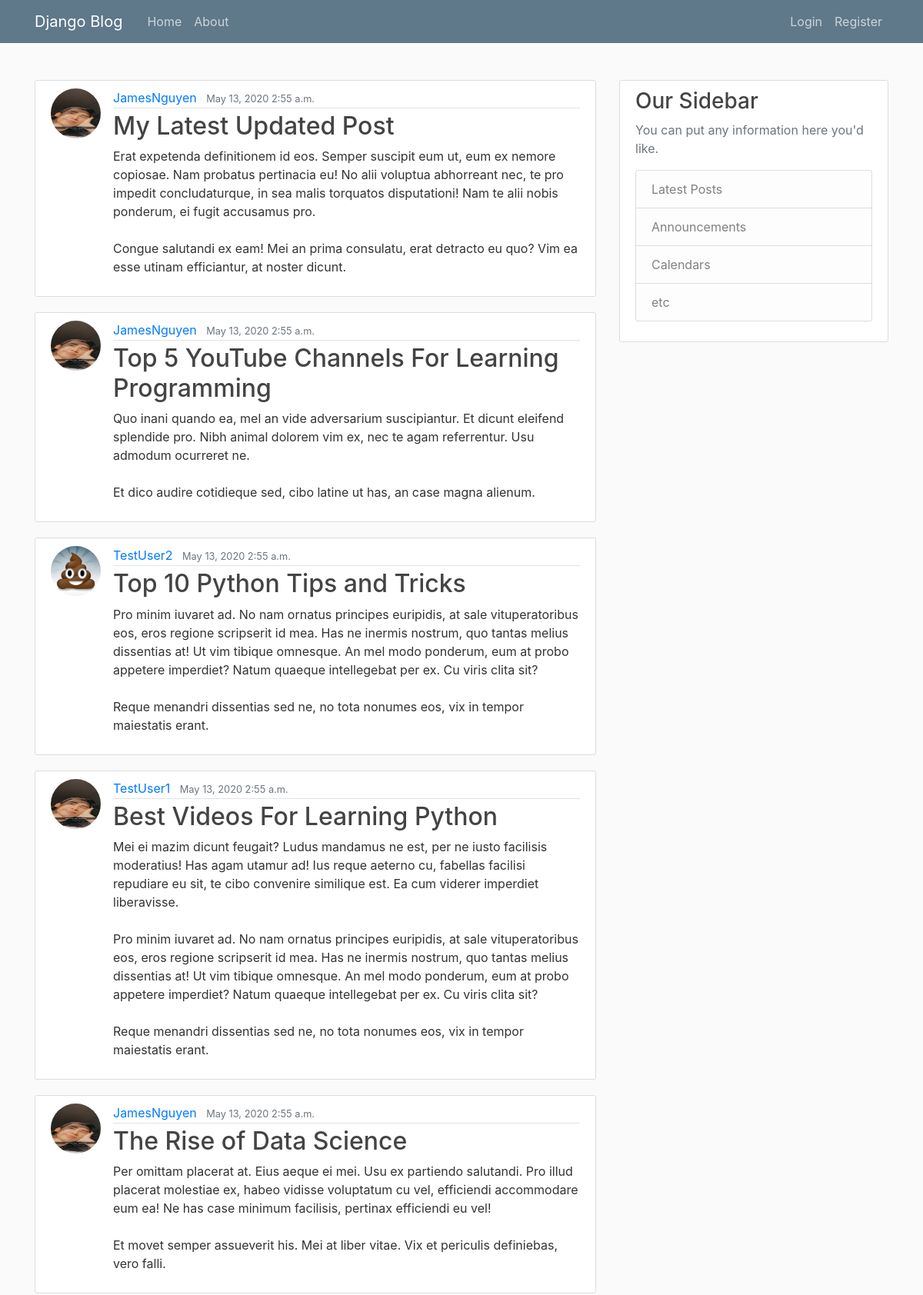
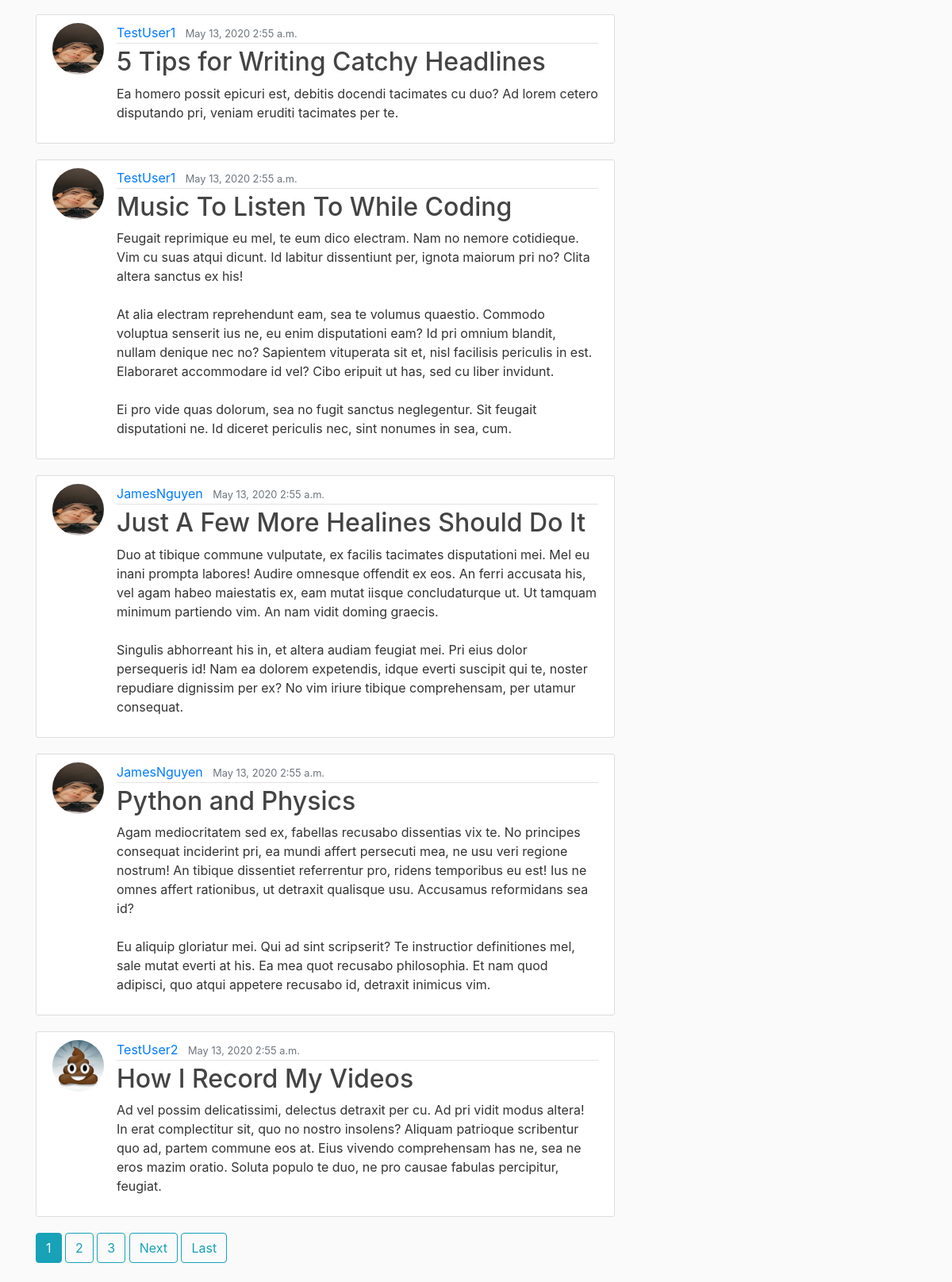
The page / on the database its author committed (2 pictures, top to bottom).
### blog/models.py (models this page shows, shortened)
class Post(models.Model):
	title = models.CharField(max_length=100)
	content = models.TextField()
	date_posted = models.DateTimeField(default=timezone.now)
	author = models.ForeignKey(User, on_delete=models.CASCADE)

### users/models.py (models this page shows, shortened)
class Profile(models.Model):
	user = models.OneToOneField(User, on_delete=models.CASCADE)
	image = models.ImageField(default='default.jpg', upload_to='profile_pics')

### blog/views.py (the view)
# urls.py: path('', PostListView.as_view(), name='blog-home'),
class PostListView(ListView):
	model = Post
	template_name = 'blog/home.html' # <app>/<model>_<viewtype>.html
	context_object_name = 'posts'
	ordering = ['-date_posted']
	paginate_by = 10

### blog/templates/blog/home.html (shortened to what this page needs)
{% extends "blog/base.html" %}
{% block content %}
    {% for post in posts %}
<article class="media content-section">
    <img class="rounded-circle article-img" src="{{ post.author.profile.image.url }}">
    <div class="media-body">
        <div class="article-metadata">
            <a class="mr-2" href="{% url 'user-posts' post.author.username %}">{{ post.author }}</a>
            <small class="text-muted">{{ post.date_posted|date:"F d, Y P"}}</small>
        </div>
        <h2><a class="article-title" href="{% url 'post-detail' post.id %}">{{ post.title }}</a></h2>
        <p class="article-content">{{ post.content }}</p>
    </div>
</article>
    {% endfor %}
 {% if is_paginated %}
      {% for num in page_obj.paginator.page_range %}
        {% if page_obj.number == num %}
            <a class="btn btn-info mb-4" href="?page={{ num }}">{{ num }}</a>
        {% elif num > page_obj.number|add:'-3' and num < page_obj.number|add:'3' %}
            <a class="btn btn-outline-info mb-4" href="?page={{ num }}">{{ num }}</a>
        {% endif %}
      {% endfor %}
      {% if page_obj.has_next %}
        <a class="btn btn-outline-info mb-4" href="?page={{ page_obj.next_page_number }}">Next</a>
        <a class="btn btn-outline-info mb-4" href="?page={{ page_obj.paginator.num_pages }}">Last</a>
      {% endif %}
    {% endif %}
{% endblock content %}

### blog/templates/blog/base.html (shortened to what this page needs)
﻿{% load static %}
<!DOCTYPE html>
<html>
<head>
    <link rel="stylesheet" href="https://maxcdn.bootstrapcdn.com/bootstrap/4.0.0/css/bootstrap.min.css">
    <link rel="stylesheet" type="text/css" href="{% static 'blog/main.css' %}">
</head>
<body>
    <header class="site-header">
        <nav class="navbar navbar-expand-md navbar-dark bg-steel fixed-top">
            <div class="container">
                <a class="navbar-brand mr-4" href="{% url 'blog-home' %}">Django Blog</a>
                <div class="collapse navbar-collapse" id="navbarToggle">
                    <div class="navbar-nav mr-auto">
                        <a class="nav-item nav-link" href="{% url 'blog-home' %}">Home</a>
                        <a class="nav-item nav-link" href="{% url 'blog-about' %}">About</a>
                    </div>
                    <div class="navbar-nav">
                        {% if user.is_authenticated %}
                        <a class="nav-item nav-link" href="{% url 'post-create' %}">New Post</a>
                        <a class="nav-item nav-link" href="{% url 'profile' %}">Profile</a>
                        <a class="nav-item nav-link" href="{% url 'logout' %}">Logout</a>
                        {% else %}
                        <a class="nav-item nav-link" href="{% url 'login' %}">Login</a>
                        <a class="nav-item nav-link" href="{% url 'register' %}">Register</a>
                        {% endif %}
                    </div>
                </div>
            </div>
        </nav>
    </header>
    <main role="main" class="container">
        <div class="row">
            <div class="col-md-8">
                {% block content %}{% endblock %}
            </div>
            <div class="col-md-4">
                <div class="content-section">
                    <h3>Our Sidebar</h3>
                    <p class='text-muted'>
                        You can put any information here you'd like.
                        <ul class="list-group">
                            <li class="list-group-item list-group-item-light">Latest Posts</li>
                            <li class="list-group-item list-group-item-light">Announcements</li>
                            <li class="list-group-item list-group-item-light">Calendars</li>
                            <li class="list-group-item list-group-item-light">etc</li>
                        </ul>
                    </p>
                </div>
            </div>
        </div>
    </main>
</body>
</html>

### blog/static/blog/main.css (style rules this page uses)
body { background: #fafafa; color: #333333; margin-top: 5rem; }
h1, h2, h3, h4, h5, h6 { color: #444444; }
ul { margin: 0; }
.bg-steel { background-color: #5f788a; }
.site-header .navbar-nav .nav-link { color: #cbd5db; }
.content-section { background: #ffffff; padding: 10px 20px; border: 1px solid #dddddd; border-radius: 3px; margin-bottom: 20px; }
.article-title { color: #444444; }
.article-content { white-space: pre-line; }
.article-img { height: 65px; width: 65px; margin-right: 16px; }
.article-metadata { padding-bottom: 1px; margin-bottom: 4px; border-bottom: 1px solid #e3e3e3 }

### rows shown on the page
Post: author.profile.image (picture), author "JamesNguyen", date_posted "May 13, 2020 2:55 a.m.", title "My Latest Updated Post", content "Erat expetenda definitionem id eos. Semper suscipit eum ut, eum ex nemore copiosae. Nam probatus pertinacia eu! No alii voluptua abhorreant nec, te pro impedit concludaturque, in sea malis torquatos disputationi! Nam te alii nobis ponderum, ei fugit accusamus pro. Congue salutandi ex eam! Mei an prima consulatu, erat detracto eu quo? Vim ea esse utinam efficiantur, at noster dicunt."
Post: author.profile.image (picture), author "JamesNguyen", date_posted "May 13, 2020 2:55 a.m.", title "Top 5 YouTube Channels For Learning Programming", content "Quo inani quando ea, mel an vide adversarium suscipiantur. Et dicunt eleifend splendide pro. Nibh animal dolorem vim ex, nec te agam referrentur. Usu admodum ocurreret ne. Et dico audire cotidieque sed, cibo latine ut has, an case magna alienum."
Post: author.profile.image (placeholder picture), author "TestUser2", date_posted "May 13, 2020 2:55 a.m.", title "Top 10 Python Tips and Tricks", content "Pro minim iuvaret ad. No nam ornatus principes euripidis, at sale vituperatoribus eos, eros regione scripserit id mea. Has ne inermis nostrum, quo tantas melius dissentias at! Ut vim tibique omnesque. An mel modo ponderum, eum at probo appetere imperdiet? Natum quaeque intellegebat per ex. Cu viris clita sit? Reque menandri dissentias sed ne, no tota nonumes eos, vix in tempor maiestatis erant."
Post: author.profile.image (picture), author "TestUser1", date_posted "May 13, 2020 2:55 a.m.", title "Best Videos For Learning Python", content "Mei ei mazim dicunt feugait? Ludus mandamus ne est, per ne iusto facilisis moderatius! Has agam utamur ad! Ius reque aeterno cu, fabellas facilisi repudiare eu sit, te cibo convenire similique est. Ea cum viderer imperdiet liberavisse. Pro minim iuvaret ad. No nam ornatus principes euripidis, at sale vituperatoribus eos, eros regione scripserit id mea. Has ne inermis nostrum, quo tantas melius dissentias at! Ut vim tibique omnesque. An mel modo ponderum, eum at probo appetere imperdiet? Natum quaeque intellegebat per ex. Cu viris clita sit? Reque menandri dissentias sed ne, no tota nonumes eos, vix in tempor maiestatis erant."
Post: author.profile.image (picture), author "JamesNguyen", date_posted "May 13, 2020 2:55 a.m.", title "The Rise of Data Science", content "Per omittam placerat at. Eius aeque ei mei. Usu ex partiendo salutandi. Pro illud placerat molestiae ex, habeo vidisse voluptatum cu vel, efficiendi accommodare eum ea! Ne has case minimum facilisis, pertinax efficiendi eu vel! Et movet semper assueverit his. Mei at liber vitae. Vix et periculis definiebas, vero falli."
Post: author.profile.image (picture), author "TestUser1", date_posted "May 13, 2020 2:55 a.m.", title "5 Tips for Writing Catchy Headlines", content "Ea homero possit epicuri est, debitis docendi tacimates cu duo? Ad lorem cetero disputando pri, veniam eruditi tacimates per te."
Post: author.profile.image (picture), author "TestUser1", date_posted "May 13, 2020 2:55 a.m.", title "Music To Listen To While Coding", content "Feugait reprimique eu mel, te eum dico electram. Nam no nemore cotidieque. Vim cu suas atqui dicunt. Id labitur dissentiunt per, ignota maiorum pri no? Clita altera sanctus ex his! At alia electram reprehendunt eam, sea te volumus quaestio. Commodo voluptua senserit ius ne, eu enim disputationi eam? Id pri omnium blandit, nullam denique nec no? Sapientem vituperata sit et, nisl facilisis periculis in est. Elaboraret accommodare id vel? Cibo eripuit ut has, sed cu liber invidunt. Ei pro vide quas dolorum, sea no fugit sanctus neglegentur. Sit feugait disputationi ne. Id diceret periculis nec, sint nonumes in sea, cum."
Post: author.profile.image (picture), author "JamesNguyen", date_posted "May 13, 2020 2:55 a.m.", title "Just A Few More Healines Should Do It", content "Duo at tibique commune vulputate, ex facilis tacimates disputationi mei. Mel eu inani prompta labores! Audire omnesque offendit ex eos. An ferri accusata his, vel agam habeo maiestatis ex, eam mutat iisque concludaturque ut. Ut tamquam minimum partiendo vim. An nam vidit doming graecis. Singulis abhorreant his in, et altera audiam feugiat mei. Pri eius dolor persequeris id! Nam ea dolorem expetendis, idque everti suscipit qui te, noster repudiare dignissim per ex? No vim iriure tibique comprehensam, per utamur consequat."
Post: author.profile.image (picture), author "JamesNguyen", date_posted "May 13, 2020 2:55 a.m.", title "Python and Physics", content "Agam mediocritatem sed ex, fabellas recusabo dissentias vix te. No principes consequat inciderint pri, ea mundi affert persecuti mea, ne usu veri regione nostrum! An tibique dissentiet referrentur pro, ridens temporibus eu est! Ius ne omnes affert rationibus, ut detraxit qualisque usu. Accusamus reformidans sea id? Eu aliquip gloriatur mei. Qui ad sint scripserit? Te instructior definitiones mel, sale mutat everti at his. Ea mea quot recusabo philosophia. Et nam quod adipisci, quo atqui appetere recusabo id, detraxit inimicus vim."
Post: author.profile.image (placeholder picture), author "TestUser2", date_posted "May 13, 2020 2:55 a.m.", title "How I Record My Videos", content "Ad vel possim delicatissimi, delectus detraxit per cu. Ad pri vidit modus altera! In erat complectitur sit, quo no nostro insolens? Aliquam patrioque scribentur quo ad, partem commune eos at. Eius vivendo comprehensam has ne, sea ne eros mazim oratio. Soluta populo te duo, ne pro causae fabulas percipitur, feugiat."

### other values the page prints
{{ num }} "1"
{{ num }} "2" "3"
